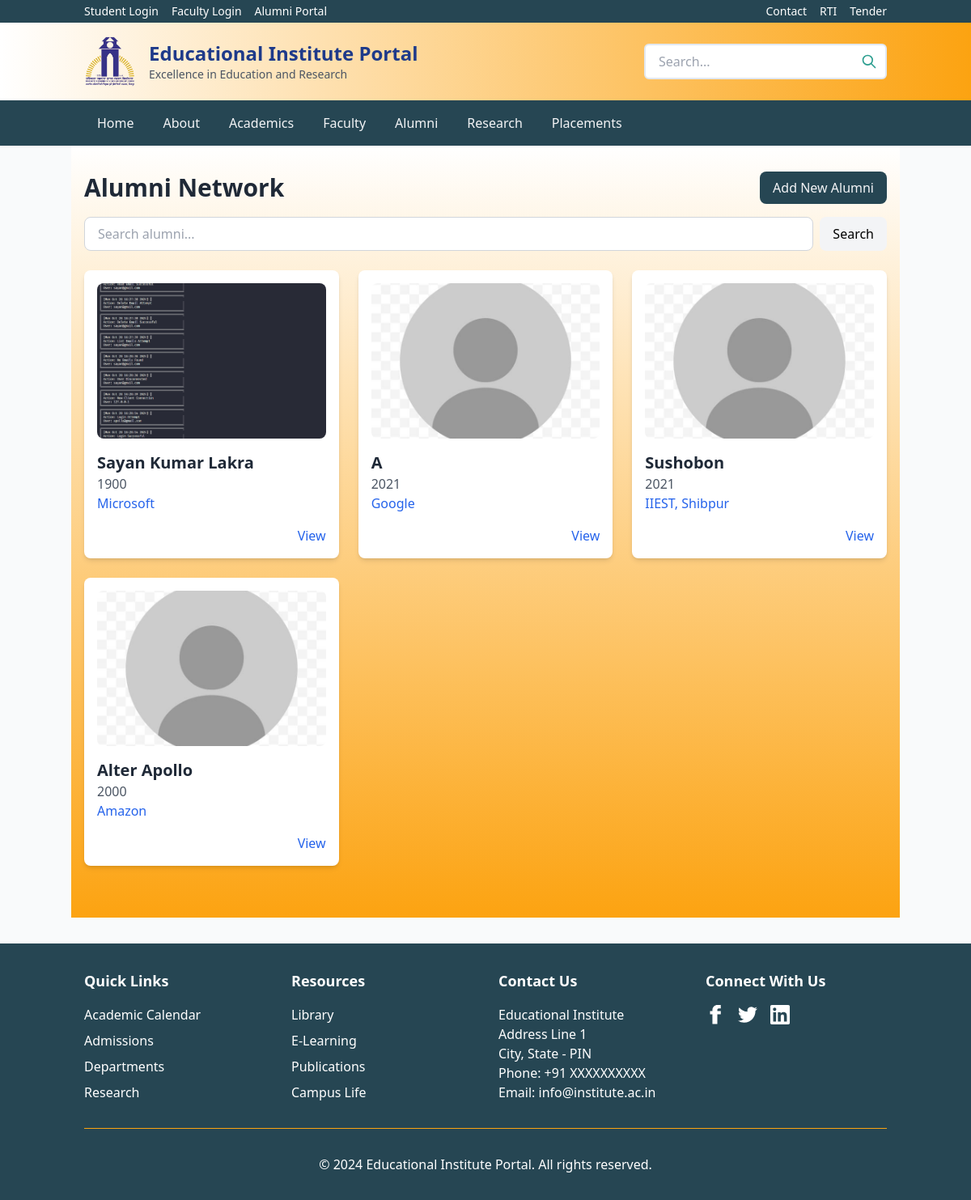
The page /alumni/ on the database its author committed.
### institute/models.py (models this page shows, shortened)
class Alumni(models.Model):
    name = models.CharField(max_length=100)
    email = models.EmailField(unique=True)
    graduation_year = models.IntegerField()
    degree = models.CharField(max_length=100)
    current_company = models.CharField(max_length=100, blank=True)
    position = models.CharField(max_length=100, blank=True)
    linkedin_profile = models.URLField(blank=True)
    image = models.ImageField(upload_to='alumni_images/', null=True, blank=True)
    class Meta:
        verbose_name_plural = "Alumni"

### institute/views.py (the view)
# urls.py: path('alumni/', views.alumni_list, name='alumni_list'),
def alumni_list(request):
    alumni = Alumni.objects.all()
    return render(request, 'alumni/list.html', {'alumni': alumni})

### templates/alumni/list.html (shortened to what this page needs)
{% extends 'base.html' %}
{% load static %}
{% block content %}
<div class="max-w-6xl mx-auto">
    <div class="flex flex-col space-y-4 mb-6">
        <div class="flex justify-between items-center">
            <h1 class="text-3xl font-bold text-gray-800">Alumni Network</h1>
            <a href="{% url 'alumni_create' %}"
               class="bg-blue-600 text-white px-4 py-2 rounded-lg hover:bg-blue-700 transition-colors" id="add-btn">
                Add New Alumni
            </a>
        </div>
        <form method="GET" action="{% url 'alumni_search' %}" class="flex gap-2">
            <input type="text"
                   name="q"
                   placeholder="Search alumni..."
                   value="{{ request.GET.q }}"
                   class="flex-1 px-4 py-2 border border-gray-300 rounded-lg focus:ring-2 focus:ring-blue-500 focus:border-blue-500">
            <button type="submit"
                    class="bg-gray-100 px-4 py-2 rounded-lg hover:bg-gray-200 transition-colors">
                Search
            </button>
        </form>
    </div>
    <div class="grid md:grid-cols-2 lg:grid-cols-3 gap-6">
        {% for member in alumni %}
        <div class="bg-white rounded-lg shadow-md overflow-hidden">
            <div class="p-4">
                {% if member.image %}
                <img src="{{ member.image.url }}"
                     alt="{{ member.name }}"
                     class="w-full h-48 object-cover rounded-lg mb-4">
                {% else %}
                <img src="{% static '/images/empty.jpg' %}"
                    alt="{{ member.name }}"
                    class="w-full h-48 object-cover rounded-lg mb-4">
                {% endif %}
                <h2 class="text-xl font-semibold text-gray-800">{{ member.name }}</h2>
                <p class="text-gray-600">{{ member.graduation_year }}</p>
                <p class="text-blue-600">{{ member.current_company }}</p>
                <div class="mt-4 flex justify-end space-x-2">
                    <button hx-get="{% url 'alumni_detail' member.pk %}"
                            hx-target="#alumni-detail"
                            hx-swap="innerHTML"
                            class="text-blue-600 hover:text-blue-800">
                        View
                    </button>
                </div>
            </div>
        </div>
        {% endfor %}
    </div>
</div>
{% endblock %}

### templates/base.html (shortened to what this page needs)
{% load static %}
<!DOCTYPE html>
<html lang="en">
<head>
    <script src="https://cdn.tailwindcss.com"></script>
    <link rel="stylesheet" href="{% static '/css/custom.css/' %}">
</head>
<body class="bg-gray-50">
    <div class="bg-blue-900 text-white py-1" id="top-bar">
        <div class="container mx-auto px-4">
            <div class="flex justify-between items-center text-sm">
                <div class="flex space-x-4">
                    <a href="#" class="hover:text-blue-200">Student Login</a>
                    <a href="#" class="hover:text-blue-200">Faculty Login</a>
                    <a href="#" class="hover:text-blue-200">Alumni Portal</a>
                </div>
                <div class="flex space-x-4">
                    <a href="#" class="hover:text-blue-200">Contact</a>
                    <a href="#" class="hover:text-blue-200">RTI</a>
                    <a href="#" class="hover:text-blue-200">Tender</a>
                </div>
            </div>
        </div>
    </div>
    <header class="bg-white shadow-md">
        <div class="container mx-auto px-4 py-4">
            <div class="flex items-center justify-between">
                <div class="flex items-center space-x-4">
                    <img src="{% static 'images/logo.png' %}" alt="Institute Logo" class="h-16">
                    <div>
                        <h1 class="text-2xl font-bold text-blue-900">Educational Institute Portal</h1>
                        <p class="text-gray-600 text-sm">Excellence in Education and Research</p>
                    </div>
                </div>
                <div class="hidden md:block">
                    <div class="search-box">
                        <input type="text" placeholder="Search..." class="search-input">
                        <button class="search-button">
                            <svg xmlns="http://www.w3.org/2000/svg" class="h-5 w-5" fill="none" viewBox="0 0 24 24" stroke="currentColor">
                                <path stroke-linecap="round" stroke-linejoin="round" stroke-width="2" d="M21 21l-6-6m2-5a7 7 0 11-14 0 7 7 0 0114 0z" />
                            </svg>
                        </button>
                    </div>
                </div>
            </div>
        </div>
    </header>
    <nav class="bg-blue-800 text-white shadow-lg sticky top-0 z-50" id="main-nav">
        <div class="container mx-auto px-4">
            <div class="flex items-center justify-between h-14">
                <div class="hidden md:flex space-x-1">
                    <a href="{% url 'home' %}" class="nav-link">Home</a>
                    <div class="relative group">
                        <a href="#" class="nav-link">About</a>
                    </div>
                    <div class="relative group">
                        <a href="#" class="nav-link">Academics</a>
                    </div>
                    <a href="{% url 'faculty_list' %}" class="nav-link">Faculty</a>
                    <a href="{% url 'alumni_list' %}" class="nav-link">Alumni</a>
                    <a href="#" class="nav-link">Research</a>
                    <a href="#" class="nav-link">Placements</a>
                </div>
            </div>
        </div>
    </nav>
    <main class="container mx-auto px-4 py-8">
        {% block content %}{% endblock %}
    </main>
    <footer class="bg-blue-900 text-white mt-8" id="footer">
        <div class="container mx-auto px-4 py-8">
            <div class="grid grid-cols-1 md:grid-cols-4 gap-8">
                <div>
                    <h3 class="text-lg font-semibold mb-4">Quick Links</h3>
                    <ul class="space-y-2">
                        <li><a href="#" class="hover:text-blue-200">Academic Calendar</a></li>
                        <li><a href="#" class="hover:text-blue-200">Admissions</a></li>
                        <li><a href="#" class="hover:text-blue-200">Departments</a></li>
                        <li><a href="#" class="hover:text-blue-200">Research</a></li>
                    </ul>
                </div>
                <div>
                    <h3 class="text-lg font-semibold mb-4">Resources</h3>
                    <ul class="space-y-2">
                        <li><a href="#" class="hover:text-blue-200">Library</a></li>
                        <li><a href="#" class="hover:text-blue-200">E-Learning</a></li>
                        <li><a href="#" class="hover:text-blue-200">Publications</a></li>
                        <li><a href="#" class="hover:text-blue-200">Campus Life</a></li>
                    </ul>
                </div>
                <div>
                    <h3 class="text-lg font-semibold mb-4">Contact Us</h3>
                    <address class="not-italic">
                        <p>Educational Institute</p>
                        <p>Address Line 1</p>
                        <p>City, State - PIN</p>
                        <p>Phone: +91 XXXXXXXXXX</p>
                        <p>Email: info@institute.ac.in</p>
                    </address>
                </div>
                <div>
                    <h3 class="text-lg font-semibold mb-4">Connect With Us</h3>
                    <div class="flex space-x-4">
                        <a href="#" class="hover:text-blue-200">
                            <svg class="h-6 w-6" fill="currentColor" viewBox="0 0 24 24"><path d="M18.77,7.46H14.5V5.9c0-.86.72-1.58,1.58-1.58h2.7V0H14.5C11.14,0,8.45,2.69,8.45,6.03v1.43H5.5v4.01h2.95v12.02h6.05V11.47h4.27L18.77,7.46z"/></svg>
                        </a>
                        <a href="#" class="hover:text-blue-200">
                        </a>
                        <a href="#" class="hover:text-blue-200">
                        </a>
                    </div>
                </div>
            </div>
            <div class="border-t border-blue-800 mt-8 pt-8 text-center" id="footer-bottom">
                <p>&copy; 2024 Educational Institute Portal. All rights reserved.</p>
            </div>
        </div>
    </footer>
</body>
</html>

### static/css/custom.css (style rules this page uses)
:root { --primary-dark: #264653; --primary: #2a9d8f; --primary-light: #2a9d8f; --accent: #fca311; --text-dark: #1f2937; --text-light: #f3f4f6; --background: #669bbc; }
main { padding: 2rem; background: linear-gradient(to bottom, #ffffff, var(--accent)); }
.bg-blue-900 { background: var(--primary); box-shadow: 0 1px 2px rgba(0, 0, 0, 0.1); }
header { background: linear-gradient(to right, #ffffff, var(--accent)); }
#top-bar { background: var(--primary-dark); box-shadow: 0 1px 2px rgba(0, 0, 0, 0.1); }
#main-nav { background: var(--primary-dark); box-shadow: 0 1px 2px rgba(0, 0, 0, 0.1); }
.search-box { position: relative; width: 300px; }
.search-input { width: 100%; padding: 0.5rem 1rem; padding-right: 2.5rem; border: 2px solid #e2e8f0; border-radius: 0.375rem; transition: all 0.3s ease; }
.search-button { position: absolute; right: 0.5rem; top: 50%; transform: translateY(-50%); color: var(--primary); padding: 0.25rem; border-radius: 0.25rem; }
.nav-link { display: inline-block; padding: 0.5rem 1rem; color: var(--text-light); transition: all 0.2s ease; border-radius: 0.25rem; position: relative; }
footer { background: var(--accent); }
footer a { transition: color 0.2s ease; }
footer svg { transition: transform 0.2s ease; }
#footer { background: var(--primary-dark); }
#footer-bottom { border-color: var(--accent); }
#add-btn,#submitBtn { background-color: var(--primary-dark); color: var(--text-light); }

### rows shown on the page
Alumni: image (picture), name "Sayan Kumar Lakra", graduation_year "1900", current_company "Microsoft"
Alumni: name "A", graduation_year "2021", current_company "Google"
Alumni: name "Sushobon", graduation_year "2021", current_company "IIEST, Shibpur"
Alumni: name "Alter Apollo", graduation_year "2000", current_company "Amazon"
